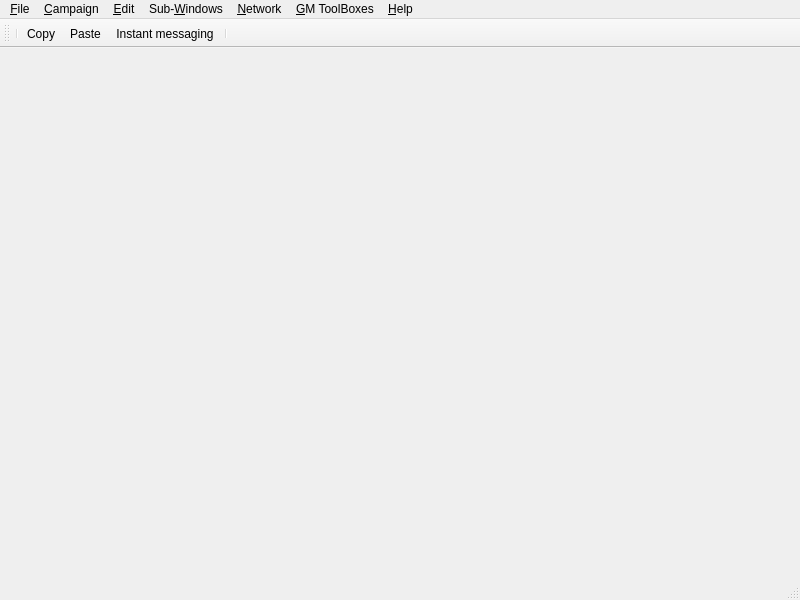
<?xml version="1.0" encoding="UTF-8"?>
<ui version="4.0">
 <class>MainWindow</class>
 <widget class="QMainWindow" name="MainWindow">
  <property name="geometry">
   <rect>
    <x>0</x>
    <y>0</y>
    <width>800</width>
    <height>600</height>
   </rect>
  </property>
  <property name="windowTitle">
   <string>Rolisteam</string>
  </property>
  <property name="windowIcon">
   <iconset theme="500-symbole">
    <normaloff>.</normaloff>.</iconset>
  </property>
  <widget class="QWidget" name="centralwidget"/>
  <widget class="QMenuBar" name="menubar">
   <property name="geometry">
    <rect>
     <x>0</x>
     <y>0</y>
     <width>800</width>
     <height>22</height>
    </rect>
   </property>
   <widget class="QMenu" name="m_fileMenu">
    <property name="title">
     <string>&amp;File</string>
    </property>
    <widget class="QMenu" name="menu_New">
     <property name="title">
      <string>&amp;New</string>
     </property>
     <addaction name="m_addVectorialMap"/>
     <addaction name="m_newNoteAction"/>
     <addaction name="m_newSharedNote"/>
     <addaction name="m_newWebViewACt"/>
     <addaction name="m_newMindmap"/>
    </widget>
    <widget class="QMenu" name="menu_Open">
     <property name="title">
      <string>&amp;Open</string>
     </property>
     <addaction name="m_openVectorialMap"/>
     <addaction name="m_openPictureAction"/>
     <addaction name="m_openNoteAction"/>
     <addaction name="m_openCharacterSheet"/>
     <addaction name="m_openShareNote"/>
     <addaction name="m_openPdfAct"/>
     <addaction name="m_openMindmap"/>
    </widget>
    <widget class="QMenu" name="m_recentFileMenu">
     <property name="title">
      <string>Recent Files</string>
     </property>
    </widget>
    <addaction name="menu_New"/>
    <addaction name="menu_Open"/>
    <addaction name="m_recentFileMenu"/>
    <addaction name="separator"/>
    <addaction name="m_closeAction"/>
    <addaction name="separator"/>
    <addaction name="m_preferencesAction"/>
    <addaction name="separator"/>
    <addaction name="m_quitAction"/>
   </widget>
   <widget class="QMenu" name="m_menuSubWindows">
    <property name="title">
     <string>Sub-&amp;Windows</string>
    </property>
    <widget class="QMenu" name="menuReorganize">
     <property name="title">
      <string>Reorganize</string>
     </property>
     <addaction name="m_tabViewAction"/>
     <addaction name="m_cascadeViewAction"/>
     <addaction name="m_tileViewAction"/>
    </widget>
    <addaction name="m_mediaTitleAct"/>
    <addaction name="menuReorganize"/>
    <addaction name="separator"/>
    <addaction name="m_showChatAct"/>
    <addaction name="m_audioPlayerAct"/>
    <addaction name="m_characterListAct"/>
    <addaction name="m_toolBarAct"/>
    <addaction name="m_notificationAct"/>
    <addaction name="separator"/>
   </widget>
   <widget class="QMenu" name="menuNetwork">
    <property name="title">
     <string>&amp;Network</string>
    </property>
    <addaction name="m_changeProfileAct"/>
    <addaction name="m_disconnectAction"/>
    <addaction name="separator"/>
    <addaction name="m_connectionLinkAct"/>
    <addaction name="m_keyGeneratorAct"/>
    <addaction name="separator"/>
    <addaction name="m_roomListAct"/>
   </widget>
   <widget class="QMenu" name="menuHelp">
    <property name="title">
     <string>&amp;Help</string>
    </property>
    <addaction name="m_onlineHelpAction"/>
    <addaction name="separator"/>
    <addaction name="m_patreon"/>
    <addaction name="m_supportRolisteam"/>
    <addaction name="m_aboutAction"/>
   </widget>
   <widget class="QMenu" name="m_editMenu">
    <property name="title">
     <string>&amp;Edit</string>
    </property>
    <addaction name="separator"/>
    <addaction name="m_copyAct"/>
    <addaction name="m_pasteAct"/>
    <addaction name="separator"/>
    <addaction name="m_shortCutEditorAct"/>
    <addaction name="m_fullScreenAct"/>
   </widget>
   <widget class="QMenu" name="m_gmToolBoxMenu">
    <property name="title">
     <string>&amp;GM ToolBoxes</string>
    </property>
   </widget>
   <widget class="QMenu" name="menuCampaign">
    <property name="title">
     <string>&amp;Campaign</string>
    </property>
    <addaction name="m_newCampaignAct"/>
    <addaction name="m_openCampaignAction"/>
    <addaction name="m_saveCampaignAction"/>
    <addaction name="m_saveCampaignAsAct"/>
    <addaction name="separator"/>
    <addaction name="m_diceAliasAct"/>
    <addaction name="m_statesAct"/>
    <addaction name="m_statisticAct"/>
    <addaction name="separator"/>
    <addaction name="m_campaignPropertiesAct"/>
   </widget>
   <addaction name="m_fileMenu"/>
   <addaction name="menuCampaign"/>
   <addaction name="m_editMenu"/>
   <addaction name="m_menuSubWindows"/>
   <addaction name="menuNetwork"/>
   <addaction name="m_gmToolBoxMenu"/>
   <addaction name="menuHelp"/>
  </widget>
  <widget class="QStatusBar" name="statusbar"/>
  <widget class="QToolBar" name="m_toolBar">
   <property name="windowTitle">
    <string>toolBar</string>
   </property>
   <attribute name="toolBarArea">
    <enum>TopToolBarArea</enum>
   </attribute>
   <attribute name="toolBarBreak">
    <bool>false</bool>
   </attribute>
   <addaction name="separator"/>
   <addaction name="m_copyAct"/>
   <addaction name="m_pasteAct"/>
   <addaction name="m_showChatAct"/>
   <addaction name="separator"/>
  </widget>
  <action name="m_closeAction">
   <property name="text">
    <string>Close File</string>
   </property>
   <property name="shortcut">
    <string>Ctrl+Esc</string>
   </property>
  </action>
  <action name="m_preferencesAction">
   <property name="icon">
    <iconset theme="settings">
     <normaloff>.</normaloff>.</iconset>
   </property>
   <property name="text">
    <string>Preferences…</string>
   </property>
   <property name="shortcut">
    <string>Ctrl+P</string>
   </property>
  </action>
  <action name="m_quitAction">
   <property name="icon">
    <iconset theme="exit">
     <normaloff>.</normaloff>.</iconset>
   </property>
   <property name="text">
    <string>Quit</string>
   </property>
   <property name="shortcut">
    <string>Ctrl+Q</string>
   </property>
  </action>
  <action name="m_tabViewAction">
   <property name="checkable">
    <bool>true</bool>
   </property>
   <property name="text">
    <string>Tab</string>
   </property>
   <property name="shortcut">
    <string>F2</string>
   </property>
  </action>
  <action name="m_cascadeViewAction">
   <property name="text">
    <string>Cascade</string>
   </property>
   <property name="shortcut">
    <string>Alt+C</string>
   </property>
  </action>
  <action name="m_tileViewAction">
   <property name="text">
    <string>Tile</string>
   </property>
   <property name="shortcut">
    <string>Alt+T</string>
   </property>
  </action>
  <action name="m_disconnectAction">
   <property name="text">
    <string>Disconnection…</string>
   </property>
  </action>
  <action name="m_onlineHelpAction">
   <property name="text">
    <string>Rolisteam Help</string>
   </property>
   <property name="toolTip">
    <string>online documentation</string>
   </property>
   <property name="shortcut">
    <string>F1</string>
   </property>
  </action>
  <action name="m_aboutAction">
   <property name="icon">
    <iconset theme="1000-symbole">
     <normaloff>.</normaloff>.</iconset>
   </property>
   <property name="text">
    <string>About Rolisteam</string>
   </property>
  </action>
  <action name="m_newNoteAction">
   <property name="icon">
    <iconset theme="text-x-generic">
     <normaloff>.</normaloff>.</iconset>
   </property>
   <property name="text">
    <string>Note</string>
   </property>
   <property name="shortcut">
    <string>Ctrl+N</string>
   </property>
  </action>
  <action name="m_openPictureAction">
   <property name="icon">
    <iconset theme="image-x-generic">
     <normaloff>.</normaloff>.</iconset>
   </property>
   <property name="text">
    <string>Picture</string>
   </property>
   <property name="shortcut">
    <string>Ctrl+I</string>
   </property>
  </action>
  <action name="m_openNoteAction">
   <property name="icon">
    <iconset theme="text-x-generic">
     <normaloff>.</normaloff>.</iconset>
   </property>
   <property name="text">
    <string>Note</string>
   </property>
   <property name="shortcut">
    <string>Ctrl+Shift+N</string>
   </property>
  </action>
  <action name="m_openCampaignAction">
   <property name="icon">
    <iconset theme="story">
     <normaloff>.</normaloff>.</iconset>
   </property>
   <property name="text">
    <string>Open Campaign</string>
   </property>
   <property name="shortcut">
    <string>Ctrl+E</string>
   </property>
  </action>
  <action name="m_openOnlinePictureAction">
   <property name="icon">
    <iconset theme="image-x-generic">
     <normaloff>.</normaloff>.</iconset>
   </property>
   <property name="text">
    <string>Online Picture</string>
   </property>
   <property name="shortcut">
    <string>Ctrl+Shift+I</string>
   </property>
  </action>
  <action name="m_audioPlayerAct">
   <property name="checkable">
    <bool>true</bool>
   </property>
   <property name="text">
    <string>Audio Player</string>
   </property>
   <property name="shortcut">
    <string>Alt+A</string>
   </property>
  </action>
  <action name="m_notificationAct">
   <property name="checkable">
    <bool>true</bool>
   </property>
   <property name="text">
    <string>Notification Zone</string>
   </property>
   <property name="shortcut">
    <string>Alt+N</string>
   </property>
  </action>
  <action name="m_characterListAct">
   <property name="checkable">
    <bool>true</bool>
   </property>
   <property name="text">
    <string>Character List</string>
   </property>
   <property name="shortcut">
    <string>Alt+C</string>
   </property>
  </action>
  <action name="m_toolBarAct">
   <property name="checkable">
    <bool>true</bool>
   </property>
   <property name="text">
    <string>ToolBar</string>
   </property>
   <property name="shortcut">
    <string>F8</string>
   </property>
  </action>
  <action name="m_addVectorialMap">
   <property name="icon">
    <iconset theme="vmap">
     <normaloff>.</normaloff>.</iconset>
   </property>
   <property name="text">
    <string>Map</string>
   </property>
   <property name="shortcut">
    <string>Ctrl+M</string>
   </property>
  </action>
  <action name="m_openVectorialMap">
   <property name="icon">
    <iconset theme="vmap">
     <normaloff>.</normaloff>.</iconset>
   </property>
   <property name="text">
    <string>Map</string>
   </property>
   <property name="shortcut">
    <string>Ctrl+Shift+M</string>
   </property>
  </action>
  <action name="m_showHealtStatusAction">
   <property name="checkable">
    <bool>true</bool>
   </property>
   <property name="text">
    <string>Show Health State</string>
   </property>
   <property name="shortcut">
    <string>F6</string>
   </property>
  </action>
  <action name="m_changeProfileAct">
   <property name="text">
    <string>Change Profile…</string>
   </property>
  </action>
  <action name="m_openCharacterSheet">
   <property name="icon">
    <iconset theme="treeview">
     <normaloff>.</normaloff>.</iconset>
   </property>
   <property name="text">
    <string>Character Sheet</string>
   </property>
   <property name="shortcut">
    <string>Ctrl+U</string>
   </property>
  </action>
  <action name="m_saveCampaignAction">
   <property name="icon">
    <iconset theme="story">
     <normaloff>.</normaloff>.</iconset>
   </property>
   <property name="text">
    <string>Save Campaign</string>
   </property>
   <property name="shortcut">
    <string>Ctrl+S</string>
   </property>
  </action>
  <action name="m_roomListAct">
   <property name="checkable">
    <bool>true</bool>
   </property>
   <property name="text">
    <string>Room List</string>
   </property>
   <property name="shortcut">
    <string>F10</string>
   </property>
  </action>
  <action name="m_newSharedNote">
   <property name="icon">
    <iconset theme="sharedEditor">
     <normaloff>.</normaloff>.</iconset>
   </property>
   <property name="text">
    <string>Shared Note</string>
   </property>
   <property name="shortcut">
    <string>Ctrl+K</string>
   </property>
  </action>
  <action name="m_openShareNote">
   <property name="icon">
    <iconset theme="sharedEditor">
     <normaloff>.</normaloff>.</iconset>
   </property>
   <property name="text">
    <string>Shared Note</string>
   </property>
   <property name="shortcut">
    <string>Ctrl+Shift+K</string>
   </property>
  </action>
  <action name="m_supportRolisteam">
   <property name="icon">
    <iconset theme="liberapay">
     <normaloff>.</normaloff>.</iconset>
   </property>
   <property name="text">
    <string>Support Rolisteam</string>
   </property>
  </action>
  <action name="m_shortCutEditorAct">
   <property name="text">
    <string>Shortcut Viewer…</string>
   </property>
   <property name="shortcut">
    <string>Ctrl+F1</string>
   </property>
  </action>
  <action name="m_fullScreenAct">
   <property name="checkable">
    <bool>true</bool>
   </property>
   <property name="text">
    <string>Full Screen</string>
   </property>
   <property name="shortcut">
    <string>F11</string>
   </property>
  </action>
  <action name="m_openPdfAct">
   <property name="icon">
    <iconset theme="pdfLogo">
     <normaloff>.</normaloff>.</iconset>
   </property>
   <property name="text">
    <string>PDF File</string>
   </property>
   <property name="shortcut">
    <string>Ctrl+D</string>
   </property>
  </action>
  <action name="m_connectionLinkAct">
   <property name="text">
    <string>Copy Connection Link…</string>
   </property>
  </action>
  <action name="m_newWebViewACt">
   <property name="icon">
    <iconset theme="text-html">
     <normaloff>.</normaloff>.</iconset>
   </property>
   <property name="text">
    <string>WebPage</string>
   </property>
   <property name="shortcut">
    <string>Ctrl+W</string>
   </property>
  </action>
  <action name="m_keyGeneratorAct">
   <property name="text">
    <string>Password Generator</string>
   </property>
  </action>
  <action name="m_currentMediaAs">
   <property name="text">
    <string>Current Media as…</string>
   </property>
  </action>
  <action name="m_patreon">
   <property name="icon">
    <iconset resource="../../../rolisteam.qrc">
     <normaloff>:/resources/rolistheme/Patreon_Mark_Coral.jpg</normaloff>:/resources/rolistheme/Patreon_Mark_Coral.jpg</iconset>
   </property>
   <property name="text">
    <string>Support Rolisteam</string>
   </property>
  </action>
  <action name="m_mediaTitleAct">
   <property name="checkable">
    <bool>true</bool>
   </property>
   <property name="text">
    <string>Media title in toolbar</string>
   </property>
  </action>
  <action name="m_newMindmap">
   <property name="icon">
    <iconset theme="mindmap" resource="../../../rolisteam.qrc">
     <normaloff>:/resources/rolistheme/mindmap.svg</normaloff>:/resources/rolistheme/mindmap.svg</iconset>
   </property>
   <property name="text">
    <string>Mindmap</string>
   </property>
   <property name="shortcut">
    <string>Ctrl+O</string>
   </property>
  </action>
  <action name="m_openMindmap">
   <property name="icon">
    <iconset theme="mindmap" resource="../../../rolisteam.qrc">
     <normaloff>:/resources/rolistheme/mindmap.svg</normaloff>:/resources/rolistheme/mindmap.svg</iconset>
   </property>
   <property name="text">
    <string>Mindmap</string>
   </property>
   <property name="shortcut">
    <string>Ctrl+Shift+O</string>
   </property>
  </action>
  <action name="m_showChatAct">
   <property name="checkable">
    <bool>true</bool>
   </property>
   <property name="icon">
    <iconset resource="../../../rolisteam.qrc">
     <normaloff>:/resources/rolistheme/chatIcon.png</normaloff>:/resources/rolistheme/chatIcon.png</iconset>
   </property>
   <property name="text">
    <string>Instant messaging</string>
   </property>
   <property name="toolTip">
    <string>Instant Messaging Window</string>
   </property>
   <property name="shortcut">
    <string>Alt+I</string>
   </property>
  </action>
  <action name="m_copyAct">
   <property name="icon">
    <iconset theme="edit-copy">
     <normaloff>.</normaloff>.</iconset>
   </property>
   <property name="text">
    <string>Copy</string>
   </property>
   <property name="shortcut">
    <string>Ctrl+C</string>
   </property>
   <property name="visible">
    <bool>false</bool>
   </property>
  </action>
  <action name="m_pasteAct">
   <property name="icon">
    <iconset theme="edit-paste">
     <normaloff>.</normaloff>.</iconset>
   </property>
   <property name="text">
    <string>Paste</string>
   </property>
   <property name="shortcut">
    <string>Ctrl+V</string>
   </property>
   <property name="shortcutContext">
    <enum>Qt::ApplicationShortcut</enum>
   </property>
  </action>
  <action name="m_campaignPropertiesAct">
   <property name="text">
    <string>Properties</string>
   </property>
  </action>
  <action name="m_diceAliasAct">
   <property name="text">
    <string>Dice Alias</string>
   </property>
  </action>
  <action name="m_statesAct">
   <property name="text">
    <string>Character States</string>
   </property>
  </action>
  <action name="m_statisticAct">
   <property name="text">
    <string>Statistics</string>
   </property>
  </action>
  <action name="actionTheme">
   <property name="text">
    <string>Theme</string>
   </property>
  </action>
  <action name="m_newCampaignAct">
   <property name="text">
    <string>New Campaign</string>
   </property>
  </action>
  <action name="m_saveCampaignAsAct">
   <property name="text">
    <string>Save Campaign As…</string>
   </property>
  </action>
  <action name="actionNon_Playable_Characters">
   <property name="text">
    <string>Non Playable Characters</string>
   </property>
  </action>
 </widget>
 <resources>
  <include location="../../../rolisteam.qrc"/>
  <include location="../../../rolisteam.qrc"/>
 </resources>
 <connections>
  <connection>
   <sender>m_tabViewAction</sender>
   <signal>toggled(bool)</signal>
   <receiver>m_tileViewAction</receiver>
   <slot>setDisabled(bool)</slot>
   <hints>
    <hint type="sourcelabel">
     <x>-1</x>
     <y>-1</y>
    </hint>
    <hint type="destinationlabel">
     <x>-1</x>
     <y>-1</y>
    </hint>
   </hints>
  </connection>
  <connection>
   <sender>m_tabViewAction</sender>
   <signal>toggled(bool)</signal>
   <receiver>m_cascadeViewAction</receiver>
   <slot>setDisabled(bool)</slot>
   <hints>
    <hint type="sourcelabel">
     <x>-1</x>
     <y>-1</y>
    </hint>
    <hint type="destinationlabel">
     <x>-1</x>
     <y>-1</y>
    </hint>
   </hints>
  </connection>
 </connections>
</ui>
